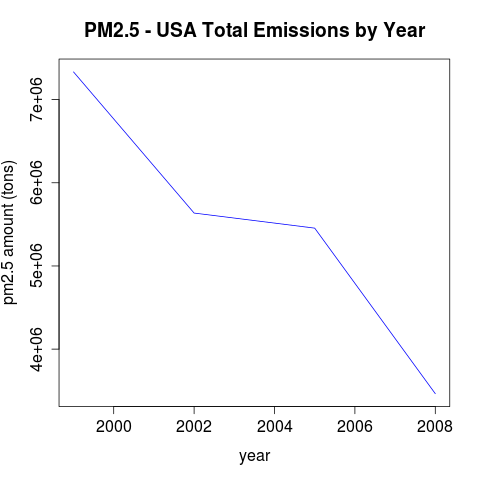

This figure's R source:
library(dplyr)
source("readData.R")

# Q: Have total emissions from PM2.5 decreased in the United States from 1999 to 2008? 
# Using the base plotting system, make a plot showing the total PM2.5 emission 
# from all sources for each of the years 1999, 2002, 2005, and 2008.

# A: Yes, total emissions decreased
makePlot1 <- function(){
  
  # summarize using dplyr
  pm25sum <- NEI %>% group_by(year) %>% summarize(amount=sum(Emissions))
  
  # plot data
  plot(pm25sum$year, pm25sum$amount, type = 'l', main="PM2.5 - USA Total Emissions by Year", xlab="year", ylab="pm2.5 amount (tons)", col="blue")
  
  # save plot as png file
  dev.copy(png, filename="plot1.png")
  dev.off()
}